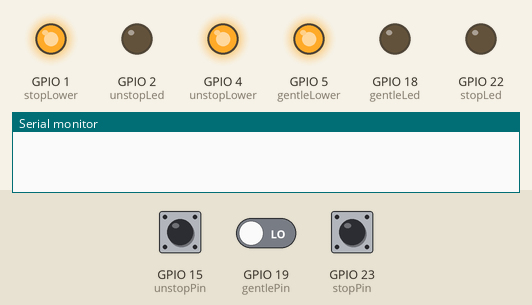
The program below on a simulated ESP32. Parts: output pins drawn as LEDs (lit = HIGH), the last lines printed to the serial monitor. Inputs (shaded band) come from the test bench; at power-on: GPIO 15 (unstopPin) LOW, GPIO 19 (gentlePin) LOW, GPIO 23 (stopPin) LOW.

Above: at 1.2 s.
1.3 s: GPIO 15 (unstopPin) pulled HIGH for 0.15 s
At 2.2 s:
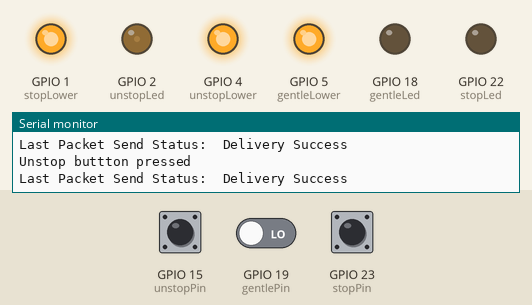
2.9 s: GPIO 19 (gentlePin) driven HIGH
At 3.5 s:
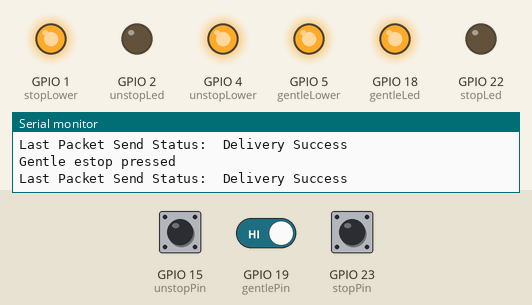
4.4 s: GPIO 23 (stopPin) pulled HIGH for 0.15 s
6.0 s: GPIO 15 (unstopPin) pulled HIGH for 3.2 s
At 7.1 s:
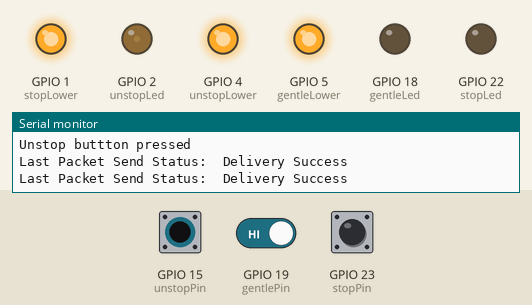
10.7 s: GPIO 19 (gentlePin) driven LOW and GPIO 23 (stopPin) driven HIGH
At 11.1 s:
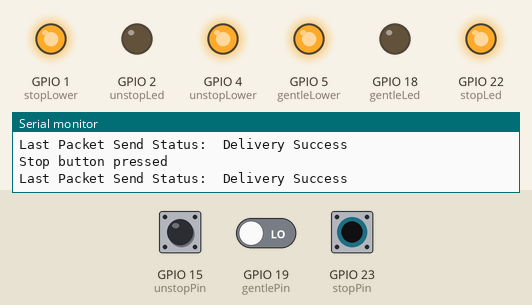
Timing chart, 0 to 13.2 s (numbered marks = the images above; inputs shaded):
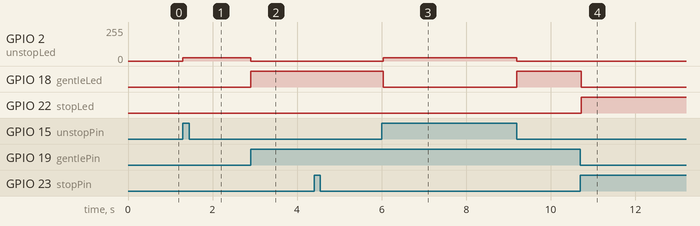

Measured:
- after the input at 1.3 s, GPIO 2 (unstopLed): 0/255 → 25/255 at once
- after the input at 2.9 s, GPIO 2 (unstopLed): 25/255 → 0/255 at once; GPIO 18 (gentleLed): LOW → HIGH at once
- after the input at 6.0 s, GPIO 2 (unstopLed): 0/255 → 25/255 at once, → 0/255 3.2 s later; GPIO 18 (gentleLed): HIGH → LOW at once, → HIGH 3.2 s later
- after the input at 10.7 s, GPIO 18 (gentleLed): HIGH → LOW at once; GPIO 22 (stopLed): LOW → HIGH at once

The program:

main.cpp
```cpp
#include "WiFi.h"
#include "esp_now.h"
#include "Arduino.h"

// 30:C6:F7:22:D6:58

// uint8_t broadcastAddress[] = {0xC8, 0x2E, 0x18, 0x5F, 0xD5, 0x24}; // mac adress of test receiver
// uint8_t broadcastAddress[] = {0xC8, 0x2E, 0x18, 0x5F, 0xD5, 0x8C}; // mac adress of real reciever (My ESP32)

uint8_t broadcastAddress[] = {0xC8, 0x2E, 0x18, 0x5F, 0xD5, 0x24};

//uint8_t broadcastAddress[] = {0x30, 0xC6, 0xF7, 0x22, 0xD6, 0x58};

// need to rewrite this to constantly ping the reciever with some ignored info and make sure they are in range and
// communicating successfully. should work as is but wont know if they are out of range

int stopLower = 1;
int gentleLower = 5;
int unstopLower = 4;

int stopPin = 23;
int gentlePin = 19;
int unstopPin = 15;

int stopLed = 22;
int gentleLed = 18;
int unstopLed = 2;

int errorPin = 2; // i think the onboard led is on gpio 2
String state = "";

unsigned long timeOfLast = 0; // time since last button press, used for debouncing
bool estop = false;

String estopSignal; // data to send
char otherEstopSignal[10]; // use char array if string doesnt work

esp_now_peer_info_t peerInfo;

void activateLed(int num);
void sendSignal();


void OnDataSent(const uint8_t *mac_addr, esp_now_send_status_t status) {
  Serial.print("\r\nLast Packet Send Status:\t");
  Serial.println(status == ESP_NOW_SEND_SUCCESS ? "Delivery Success" : "Delivery Fail");
}

void setup() {
  // replacement for ground
  pinMode(stopLower, OUTPUT);
  pinMode(gentleLower, OUTPUT);
  pinMode(unstopLower, OUTPUT);
  digitalWrite(stopLower, HIGH);
  digitalWrite(gentleLower, HIGH);
  digitalWrite(unstopLower, HIGH);

  pinMode(stopPin, INPUT_PULLDOWN);
  pinMode(gentlePin, INPUT_PULLDOWN);
  pinMode(unstopPin, INPUT_PULLDOWN);

  pinMode(stopLed, OUTPUT);
  pinMode(gentleLed, OUTPUT);
  //pinMode(unstopLed, OUTPUT);

  ledcSetup(0, 5000, 8);
  ledcAttachPin(unstopLed, 0);

  // Init Serial Monitor
  Serial.begin(115200);

  // Set device as a Wi-Fi Station
  WiFi.mode(WIFI_STA);

  // Init ESP-NOW
  if (esp_now_init() != ESP_OK) {
    Serial.println("Error initializing ESP-NOW");
    return;
  }

  // Once ESPNow is successfully Init, we will register for Send CB to
  // get the status of Trasnmitted packet
  esp_now_register_send_cb(OnDataSent);

  // Register peer
  memcpy(peerInfo.peer_addr, broadcastAddress, 6);
  peerInfo.channel = 0;
  peerInfo.encrypt = false;

  // Add peer
  if (esp_now_add_peer(&peerInfo) != ESP_OK){
    Serial.println("Failed to add peer");
    return;
  }


}

void loop() {
  // Set values to send
  //strcpy(otherEstopSignal, "t/f");

  if ( digitalRead(stopPin) ) {
    activateLed(stopLed);
    Serial.println("Stop button pressed");
    unsigned long currentTime = millis();
    if (currentTime - timeOfLast > 200) { // will have to tune this time
        estopSignal = "true";
    }
    sendSignal();
    timeOfLast = currentTime;
  }

  if ( digitalRead(gentlePin) ) {
    activateLed(gentleLed);
    Serial.println("Gentle estop pressed");
    unsigned long currentTime = millis();
    if (currentTime - timeOfLast > 200) { // will have to tune this time
        estopSignal = "gentle";
    }
    sendSignal();
    timeOfLast = currentTime;
  }

  if ( digitalRead(unstopPin) ) {
    activateLed(unstopLed);
    Serial.println("Unstop buttton pressed");
    unsigned long currentTime = millis();
    if (currentTime - timeOfLast > 200) {
        estopSignal = "false";
    }
    sendSignal();
    timeOfLast = currentTime;
  }

  delay(50); // should this be based on interrupts or will that break ESP-Now?
}

// sends the signal. if the signal doesnt make it, led goes on and retries until it makes it
void sendSignal() {

    esp_err_t result = esp_now_send(broadcastAddress, (uint8_t *) &estopSignal, sizeof(estopSignal));
    if (result == ESP_OK) {
        //digitalWrite(errorPin, LOW);
    } else {
        //digitalWrite(errorPin, HIGH);
        while (true) {
            esp_err_t result = esp_now_send(broadcastAddress, (uint8_t *) &estopSignal, sizeof(estopSignal));
            if (result == ESP_OK) {
                //digitalWrite(errorPin, LOW);
                break;
            }
            delay(1000);
        }
        return;
    }
}

void activateLed(int num) {

  if( num != unstopLed ) {
    digitalWrite(num, HIGH);
  } else {
    ledcWrite(0, 25);
  }

  if( num != stopLed) {
    digitalWrite(stopLed, LOW);
  }

  if( num != gentleLed) {
    digitalWrite(gentleLed, LOW);
  }

  if( num != unstopLed) {
    //digitalWrite(unstopLed, LOW);
    ledcWrite(0, 0);
  }
}
```
